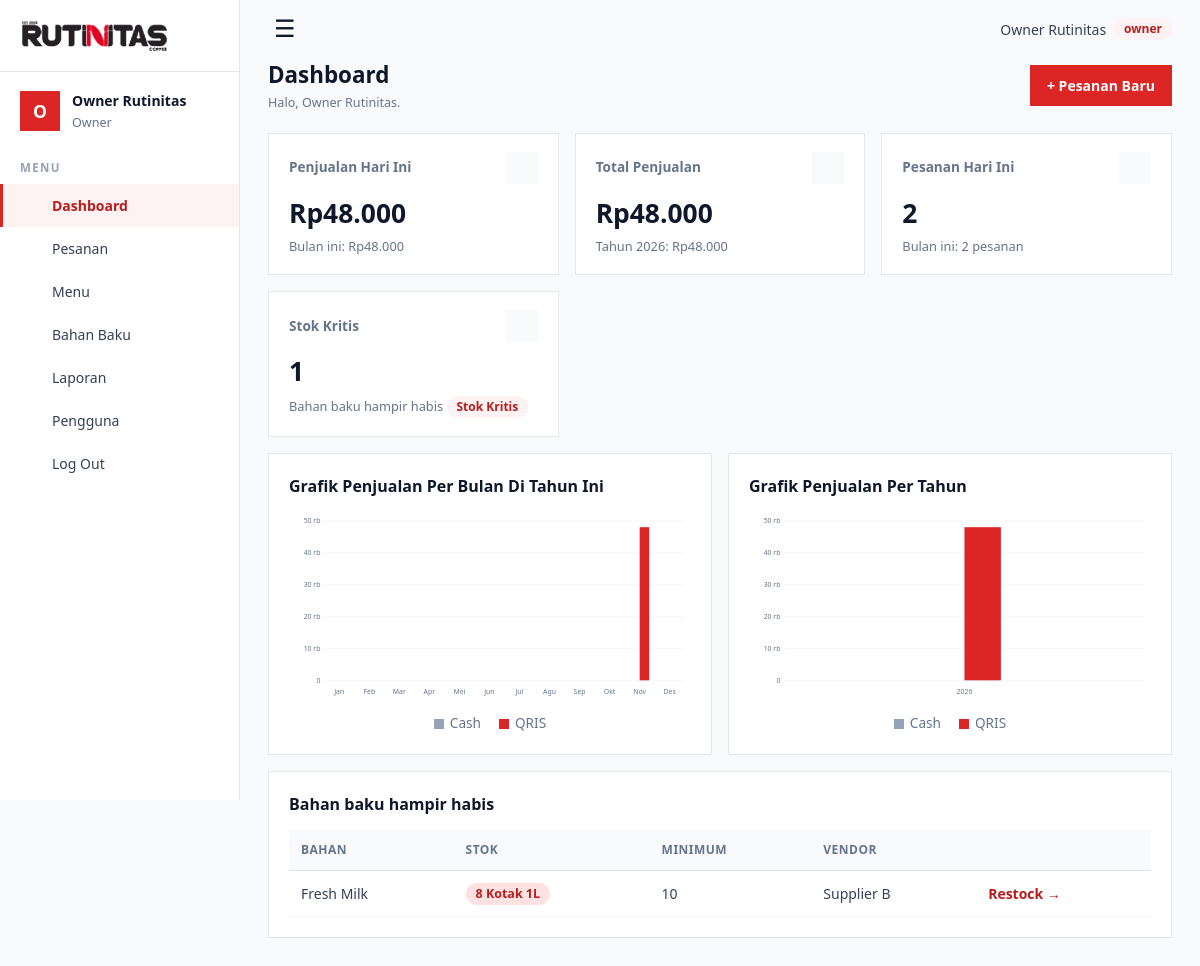
The app's page /index.php?url=dashboard (signed in) with its own data.
### tables this page shows
CREATE TABLE bahan_baku (
    id_bahan           INT AUTO_INCREMENT PRIMARY KEY,
    nama_bahan         VARCHAR(50) NOT NULL,
    kategori           VARCHAR(30),
    stok               DECIMAL(10,2) NOT NULL CHECK (stok >= 0),
    stok_minimum       DECIMAL(10,2) NOT NULL DEFAULT 0,
    satuan             VARCHAR(15) NOT NULL,
    vendor             VARCHAR(50)
);

### app/core/Controller.php (called while the page is built, shortened)
<?php
abstract class Controller
{
    protected function view(string $file, array $data = []): void
    {
        (static function (): void { require ROOT . '/app/views/layout/header.php'; })();
        (static function () use ($file, $data): void {
            extract($data, EXTR_SKIP);
            require ROOT . "/app/views/$file.php";
        })();
        (static function (): void { require ROOT . '/app/views/layout/footer.php'; })();
    }
}

### app/controllers/DashboardController.php (called while the page is built, shortened)
<?php
class DashboardController extends Controller
{
    public function index(): void
    {
        $role = Auth::role();
        $p = new Pesanan();
        $data = ['role' => $role, 'r' => $p->ringkasan($role === 'karyawan' ? Auth::id() : null)];
        if (in_array($role, ['manajer', 'owner'], true)) {
            $data['perBulan'] = $p->perBulan((int)date('Y'));
            $data['perTahun'] = $p->perTahun();
            $data['stokMenipis'] = (new Bahan())->menipis();
        }
        if ($role === 'owner') $data['jumlahUser'] = (new Pengguna())->count();
        $this->view('dashboard/index', $data);
    }
}

### app/core/Auth.php (called while the page is built, shortened)
<?php
class Auth
{
    public static function user(): ?array { return $_SESSION['user'] ?? null; }
}

### app/core/Database.php (called while the page is built, shortened)
<?php
class Database
{
    private static ?PDO $pdo = null;
    public static function connect(): PDO
    {
        if (self::$pdo === null) {
            $d = (require ROOT . '/config/config.php')['db'];
            $dsn = "mysql:host={$d['host']};dbname={$d['name']};charset={$d['charset']}";
            try {
                self::$pdo = new PDO($dsn, $d['user'], $d['pass'], [
                    PDO::ATTR_ERRMODE            => PDO::ERRMODE_EXCEPTION,
                    PDO::ATTR_DEFAULT_FETCH_MODE => PDO::FETCH_ASSOC,
                    PDO::ATTR_EMULATE_PREPARES   => false,
                ]);
            } catch (PDOException $e) {
                http_response_code(500);
                exit('Koneksi database gagal. Periksa config/config.php dan pastikan MySQL aktif.');
            }
        }
        return self::$pdo;
    }
    public static function query(string $sql, array $params = []): PDOStatement
    {
        $stmt = self::connect()->prepare($sql);
        $stmt->execute($params);
        return $stmt;
    }
}

### app/models/Bahan.php (called while the page is built, shortened)
<?php
class Bahan extends Model
{
    public function menipis(): array { return Database::query(self::SELECT . ' WHERE b.stok <= b.stok_minimum ORDER BY b.stok')->fetchAll(); }
}

### app/views/dashboard/index.php (the view)
<?php
$own = $role === 'karyawan';
$thn = date('Y');
$cards = [
    ['Penjualan Hari Ini', rupiah($r['hari_t']),  'Bulan ini: ' . rupiah($r['bulan_t']),            'wallet'],
    ['Total Penjualan',    rupiah($r['semua_t']), 'Tahun ' . $thn . ': ' . rupiah($r['tahun_t']),   'chart'],
    ['Pesanan Hari Ini',   (int)$r['hari_n'],     'Bulan ini: ' . (int)$r['bulan_n'] . ' pesanan',   'cart'],
];
if (isset($stokMenipis)) $cards[] = ['Stok Kritis', count($stokMenipis), 'Bahan baku hampir habis', 'alert'];
else $cards[] = ['Seluruh Pesanan', (int)$r['semua_n'], 'Tahun ' . $thn . ': ' . (int)$r['tahun_n'] . ' pesanan', 'list'];
?>
<div class="head">
  <div><h1 class="page-title">Dashboard</h1><p class="muted">Halo, <?= e(Auth::user()['nama']) ?>.<?= $own ? ' Angka di bawah hanya pesanan yang Anda input.' : '' ?></p></div>
  <a class="btn" href="<?= url('pesanan/create') ?>">+ Pesanan Baru</a>
</div>
<div class="stats">
  <?php foreach ($cards as [$t, $v, $s, $i]): ?>
    <div class="kpi">
      <div class="kpi-top"><span class="kpi-label"><?= e($t) ?></span><span class="kpi-ico"><?= icon($i) ?></span></div>
      <div class="kpi-val"><?= e($v) ?></div>
      <div class="kpi-sub"><?= e($s) ?><?php if ($t === 'Stok Kritis' && $v > 0): ?> <span class="badge">Stok Kritis</span><?php endif; ?></div>
    </div>
  <?php endforeach; ?>
</div>
<?php if (isset($stokMenipis)): ?>
<div class="charts">
  <div class="card">
    <h3>Grafik Penjualan Per Bulan Di Tahun Ini</h3>
    <?= bar_chart(['Jan', 'Feb', 'Mar', 'Apr', 'Mei', 'Jun', 'Jul', 'Agu', 'Sep', 'Okt', 'Nov', 'Des'], $perBulan, ['#94A3B8', '#DC2626']) ?>
    <div class="legend"><span style="--c:#94A3B8">Cash</span><span style="--c:#DC2626">QRIS</span></div>
  </div>
  <div class="card">
    <h3>Grafik Penjualan Per Tahun</h3>
    <?= bar_chart($perTahun['labels'], $perTahun['series'], ['#94A3B8', '#DC2626']) ?>
    <div class="legend"><span style="--c:#94A3B8">Cash</span><span style="--c:#DC2626">QRIS</span></div>
  </div>
</div>
<div class="card">
  <h3>Bahan baku hampir habis</h3>
  <?php if (!$stokMenipis): ?><p class="muted">Semua stok masih aman.</p><?php else: ?>
  <table><thead><tr><th>Bahan</th><th>Stok</th><th>Minimum</th><th>Vendor</th><th></th></tr></thead><tbody>
  <?php foreach ($stokMenipis as $b): ?>
    <tr>
      <td><?= e($b['nama_bahan']) ?></td>
      <td><?php if ((float)$b['stok'] <= 0): ?><span class="pill habis">Habis</span><?php else: ?><span class="pill"><?= e($b['stok'] + 0) ?> <?= e($b['satuan']) ?></span><?php endif; ?></td>
      <td><?= e($b['stok_minimum'] + 0) ?></td>
      <td><?= e($b['vendor']) ?></td>
      <td class="actions"><a class="link-action" href="<?= url('bahan') ?>">Restock &rarr;</a></td>
    </tr>
  <?php endforeach; ?></tbody></table>
  <?php endif; ?>
</div>
<?php endif; ?>

### public/assets/style.css (style rules this page uses)
:root { --red:#DC2626; --red-dark:#B91C1C; --red-50:#FEF2F2; --red-100:#FEE2E2; --ink:#0F172A; --text:#334155; --muted:#64748B; --faint:#94A3B8; --border:#E5E7EB; --grid:#F1F5F9; --bg:#F8FAFC; --white:#FFFFFF; }
* { box-sizing:border-box;border-radius:0 }
body { margin:0;font-family:system-ui,"Segoe UI",Arial,sans-serif;background:var(--bg);color:var(--text);font-size:14px;line-height:1.5 }
h1,h2,h3,h4 { margin:0;color:var(--ink) }
h1 { font-size:1.4rem }
.muted { color:var(--muted);font-size:.9em }
a { color:var(--red-dark) }
.page-title { font-size:1.4rem;color:var(--ink) }
.head { display:flex;justify-content:space-between;align-items:center;gap:12px;margin-bottom:20px;flex-wrap:wrap }
.head p { margin:2px 0 0 }
.stats { display:grid;grid-template-columns:repeat(auto-fit,minmax(220px,1fr));gap:16px;margin-bottom:16px }
.kpi { background:var(--white);border:1px solid var(--border);padding:18px 20px }
.kpi-top { display:flex;justify-content:space-between;align-items:center;gap:8px }
.kpi-label { font-size:.85rem;font-weight:600;color:var(--muted) }
.kpi-ico { width:32px;height:32px;background:var(--bg);color:var(--muted);display:flex;align-items:center;justify-content:center;flex:none }
.kpi-val { font-size:1.65rem;font-weight:700;color:var(--ink);margin:10px 0 4px }
.kpi-sub { font-size:.8rem;color:var(--muted) }
.card { background:var(--white);border:1px solid var(--border);padding:20px;margin-bottom:16px }
.card h3 { margin-bottom:14px;color:var(--ink);font-size:1rem }
.charts { display:grid;grid-template-columns:repeat(auto-fit,minmax(340px,1fr));gap:16px }
.legend { display:flex;gap:18px;justify-content:center;margin-top:8px;font-size:.85rem;color:var(--muted) }
.legend span::before { content:"";display:inline-block;width:10px;height:10px;background:var(--c);margin-right:6px;vertical-align:-1px }
table { width:100%;border-collapse:collapse }
th,td { text-align:left;padding:11px 12px;border-bottom:1px solid var(--grid) }
th { background:var(--bg);font-size:12px;font-weight:600;color:var(--muted);text-transform:uppercase;letter-spacing:.04em;border-bottom:1px solid var(--border) }
.btn { display:inline-block;background:var(--red);color:#fff;border:1px solid var(--red);padding:9px 16px;cursor:pointer;text-decoration:none;font-size:1em;font-weight:600 }
.badge { display:inline-block;background:var(--red-50);color:var(--red-dark);border-radius:999px;padding:2px 10px;font-size:.75rem;font-weight:600 }
.pill { display:inline-block;background:var(--red-100);color:var(--red-dark);border-radius:999px;padding:2px 10px;font-size:.78rem;font-weight:600 }
.link-action { color:var(--red-dark);font-weight:600;text-decoration:none;white-space:nowrap }
.actions { white-space:nowrap }

### records on screen
bahan_baku: nama_bahan "Fresh Milk", $b['stok'] + 0 "8", satuan "Kotak 1L", $b['stok_minimum'] + 0 "10", vendor "Supplier B"

### other values on screen
mb_substr($u['nama'], 0, 1) "O"
$u['nama'] "Owner Rutinitas"
$u['role'] "Owner"
$navLabel "Dashboard"
$navLabel "Pesanan"
$navLabel "Menu"
$navLabel "Bahan Baku"
$navLabel "Laporan"
$navLabel "Pengguna"
$u['role'] "owner"
Auth::user()['nama'] "Owner Rutinitas"
$t "Penjualan Hari Ini"
$v "Rp48.000"
$s "Bulan ini: Rp48.000"
$t "Total Penjualan"
